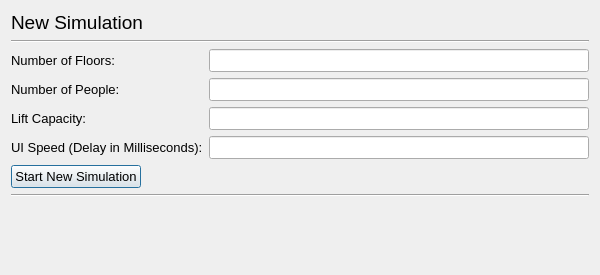
<?xml version="1.0" encoding="UTF-8"?>
<ui version="4.0">
 <class>dialog_new_sim</class>
 <widget class="QDialog" name="dialog_new_sim">
  <property name="geometry">
   <rect>
    <x>0</x>
    <y>0</y>
    <width>600</width>
    <height>275</height>
   </rect>
  </property>
  <property name="font">
   <font>
    <family>Arial</family>
    <pointsize>10</pointsize>
   </font>
  </property>
  <property name="windowTitle">
   <string>New Simulation - Lift Control</string>
  </property>
  <layout class="QGridLayout" name="gridLayout">
   <item row="0" column="0">
    <layout class="QVBoxLayout" name="vert_layout_new_sim">
     <item>
      <widget class="QLabel" name="lbl_new_sim">
       <property name="font">
        <font>
         <family>Arial</family>
         <pointsize>14</pointsize>
         <kerning>true</kerning>
        </font>
       </property>
       <property name="text">
        <string>New Simulation</string>
       </property>
      </widget>
     </item>
     <item>
      <widget class="Line" name="hori_line_create_sim">
       <property name="orientation">
        <enum>Qt::Horizontal</enum>
       </property>
      </widget>
     </item>
     <item>
      <layout class="QGridLayout" name="grid_layout_create_sim">
       <item row="4" column="0">
        <widget class="QLabel" name="lbl_ui_speed">
         <property name="text">
          <string>UI Speed (Delay in Milliseconds):</string>
         </property>
        </widget>
       </item>
       <item row="2" column="1">
        <widget class="QLineEdit" name="line_edit_num_people">
         <property name="maxLength">
          <number>40</number>
         </property>
        </widget>
       </item>
       <item row="3" column="0">
        <widget class="QLabel" name="lbl_lift_capacity">
         <property name="text">
          <string>Lift Capacity:</string>
         </property>
        </widget>
       </item>
       <item row="1" column="1">
        <widget class="QLineEdit" name="line_edit_num_floors">
         <property name="maxLength">
          <number>13</number>
         </property>
        </widget>
       </item>
       <item row="2" column="0">
        <widget class="QLabel" name="lbl_num_people">
         <property name="text">
          <string>Number of People:</string>
         </property>
        </widget>
       </item>
       <item row="1" column="0">
        <widget class="QLabel" name="lbl_num_floors">
         <property name="text">
          <string>Number of Floors:</string>
         </property>
        </widget>
       </item>
       <item row="3" column="1">
        <widget class="QLineEdit" name="line_edit_lift_capacity">
         <property name="maxLength">
          <number>40</number>
         </property>
        </widget>
       </item>
       <item row="4" column="1">
        <widget class="QLineEdit" name="line_edit_ui_speed">
         <property name="maxLength">
          <number>40</number>
         </property>
        </widget>
       </item>
      </layout>
     </item>
     <item alignment="Qt::AlignLeft">
      <widget class="QPushButton" name="btn_start_sim">
       <property name="text">
        <string>Start New Simulation</string>
       </property>
      </widget>
     </item>
     <item>
      <widget class="Line" name="hori_line_new_sim">
       <property name="orientation">
        <enum>Qt::Horizontal</enum>
       </property>
      </widget>
     </item>
     <item>
      <widget class="QLabel" name="lbl_start_successful">
       <property name="text">
        <string/>
       </property>
      </widget>
     </item>
     <item>
      <spacer name="vert_spacer_new_sim">
       <property name="orientation">
        <enum>Qt::Vertical</enum>
       </property>
       <property name="sizeHint" stdset="0">
        <size>
         <width>20</width>
         <height>40</height>
        </size>
       </property>
      </spacer>
     </item>
    </layout>
   </item>
  </layout>
 </widget>
 <resources/>
 <connections/>
</ui>
